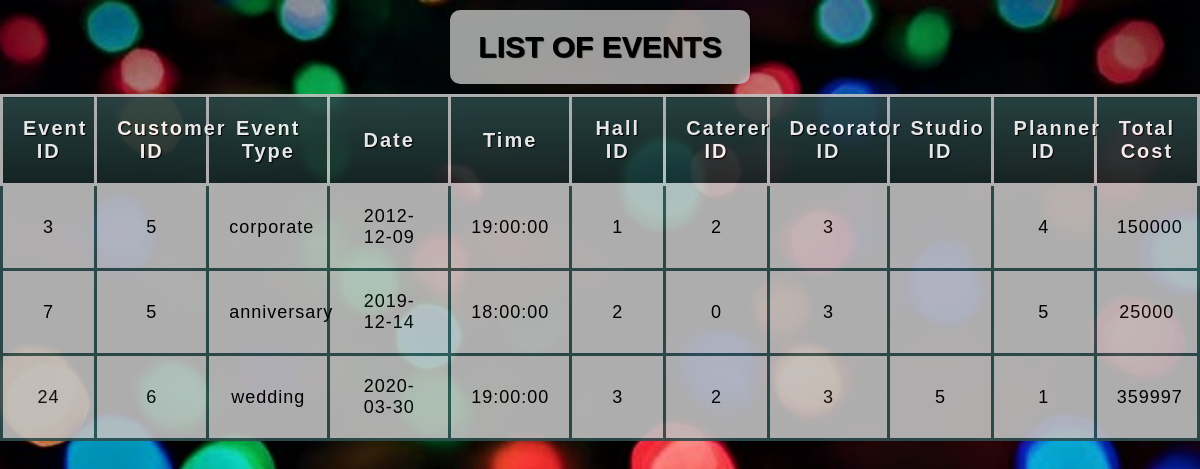
/adminhome/display/displayevent.php, run on the app's committed database.
### tables this page shows
CREATE TABLE `event` (
  `event_id` int(10) NOT NULL,
  `customer_id` int(10) NOT NULL,
  `event_date` date NOT NULL,
  `event_time` time NOT NULL,
  `hall_id` int(10) DEFAULT NULL,
  `caterer_id` int(10) DEFAULT NULL,
  `decorator_id` int(10) DEFAULT NULL,
  `studio_id` int(50) DEFAULT NULL,
  `planner_id` int(10) DEFAULT NULL,
  `total_cost` int(50) NOT NULL,
  `event_type` varchar(50) NOT NULL,
  `guests` int(50) NOT NULL
);

### adminhome/display/displayevent.php (the view, shortened to what this page needs)
<!DOCTYPE html>
<html>
<head>
	<link rel="stylesheet" type="text/css" href="css/displayevent_styles.css">
</head>
<body>
<?php
$servername = "localhost";
$username="root";
$password="";
$dbname="onlineeventmanagementsystem";
$conn = new mysqli($servername, $username, $password, $dbname);
$sql = "SELECT *
		FROM event";
$result = $conn->query($sql);
if($result->num_rows > 0){
	echo "<table>
		<caption>LIST OF EVENTS</caption>
		<thead>
			<tr>
				<th scope='col'>Event ID</th>
				<th scope='col'>Customer ID</th>
				<th scope='col'>Event Type</th>
				<th scope='col'>Date</th>
				<th scope='col'>Time</th>
				<th scope='col'>Hall ID</th>
				<th scope='col'>Caterer ID</th>
				<th scope='col'>Decorator ID</th>
				<th scope='col'>Studio ID</th>
				<th scope='col'>Planner ID</th>
				<th scope='col'>Total Cost</th>
			</tr>
		</thead>
		<tbody>";
	while($row = mysqli_fetch_array($result)) {
    	 echo "<tr>
    	 			<td>".$row["event_id"]."</td>
    	 			<td>".$row["customer_id"]."</td>
    	 			<td>".$row["event_type"]."</td>
    	 			<td>".$row["event_date"]."</td>
    	 			<td>".$row["event_time"]."</td>
    	 			<td>".$row["hall_id"]."</td>
    	 			<td>".$row["caterer_id"]."</td>
    	 			<td>".$row["decorator_id"]."</td>
    	 			<td>".$row["studio_id"]."</td>
    	 			<td>".$row["planner_id"]."</td>
    	 			<td>".$row["total_cost"]."</td>
    	 		</tr>";
	}
	echo "</tbody></table>";
}
else {
    echo "0 results";
}
?>

### adminhome/display/css/displayevent_styles.css (style rules this page uses)
body { margin: 0; padding: 0; background: url(login_bg.jpg) no-repeat center center fixed; background-size: cover; font-family: sans-serif; }
table { table-layout: fixed; width: 100%; border-collapse: collapse; font-size: 18px; background-color: silver; opacity: 0.9; border-radius: 10px; }
thead th:nth-child(1) { width: 7%; }
thead th:nth-child(2) { width: 9%; }
thead th:nth-child(3) { width: 10%; }
thead th:nth-child(4) { width: 10%; }
thead th:nth-child(5) { width: 10%; }
thead th:nth-child(6) { width: 7%; }
thead th:nth-child(7) { width: 8%; }
thead th:nth-child(8) { width: 10%; }
thead th:nth-child(9) { width: 8%; }
thead th:nth-child(10) { width: 8%; }
thead th:nth-child(11) { width: 8%; }
caption { width: 25%; margin-left: 37.5%; padding-top: 20px; padding-bottom: 20px; background-color: silver; font-size: 30px; font-weight: bold; text-shadow: 1px 1px 1px black; border-radius: 10px; margin-bottom: 10px; margin-top: 10px; opacity: 0.9; }
th, td { padding: 20px; }
th { letter-spacing: 2px; font-size: 20px; }
td { letter-spacing: 1px; }
tbody td, th { text-align: center; border: 3px solid darkslategray; }
thead { background-color: darkslategray; color: white; text-shadow: 1px 1px 1px black; }
thead th { background: linear-gradient(to bottom, rgba(0,0,0,0.1), rgba(0,0,0,0.5)); border: 3px solid silver; }

### data on the page
event: event_id "3", customer "5", event_type "corporate", event_date "2012-12-09", event_time "19:00:00", hall "1", caterer "2", decorator "3", planner "4", total_cost "150000"
event: event_id "7", customer "5", event_type "anniversary", event_date "2019-12-14", event_time "18:00:00", hall "2", caterer "0", decorator "3", planner "5", total_cost "25000"
event: event_id "24", customer "6", event_type "wedding", event_date "2020-03-30", event_time "19:00:00", hall "3", caterer "2", decorator "3", studio "5", planner "1", total_cost "359997"
